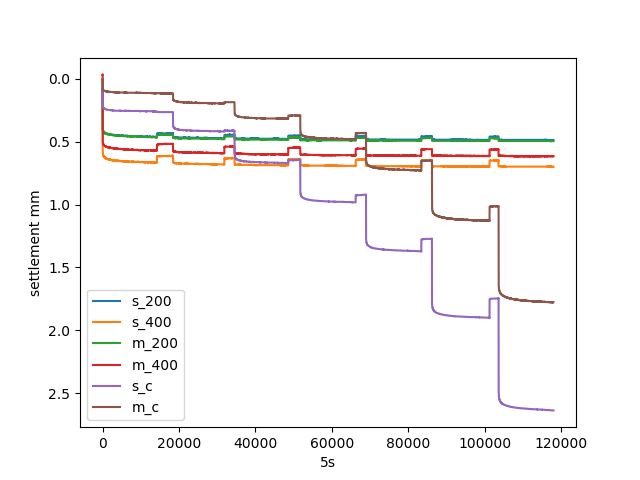

Write Python code to recreate this figure.
import pandas as pd
import matplotlib as mpl
mpl.use('tkagg')
import matplotlib.pyplot as plt

df = pd.read_csv("processed_data.csv")
cols = df.columns
for col in cols:
    plt.plot(df[col],label=col)

plt.gca().invert_yaxis()
plt.xlabel('5s')
plt.ylabel('settlement mm')
plt.legend()
plt.savefig('sha_result.png')
#plt.show()
